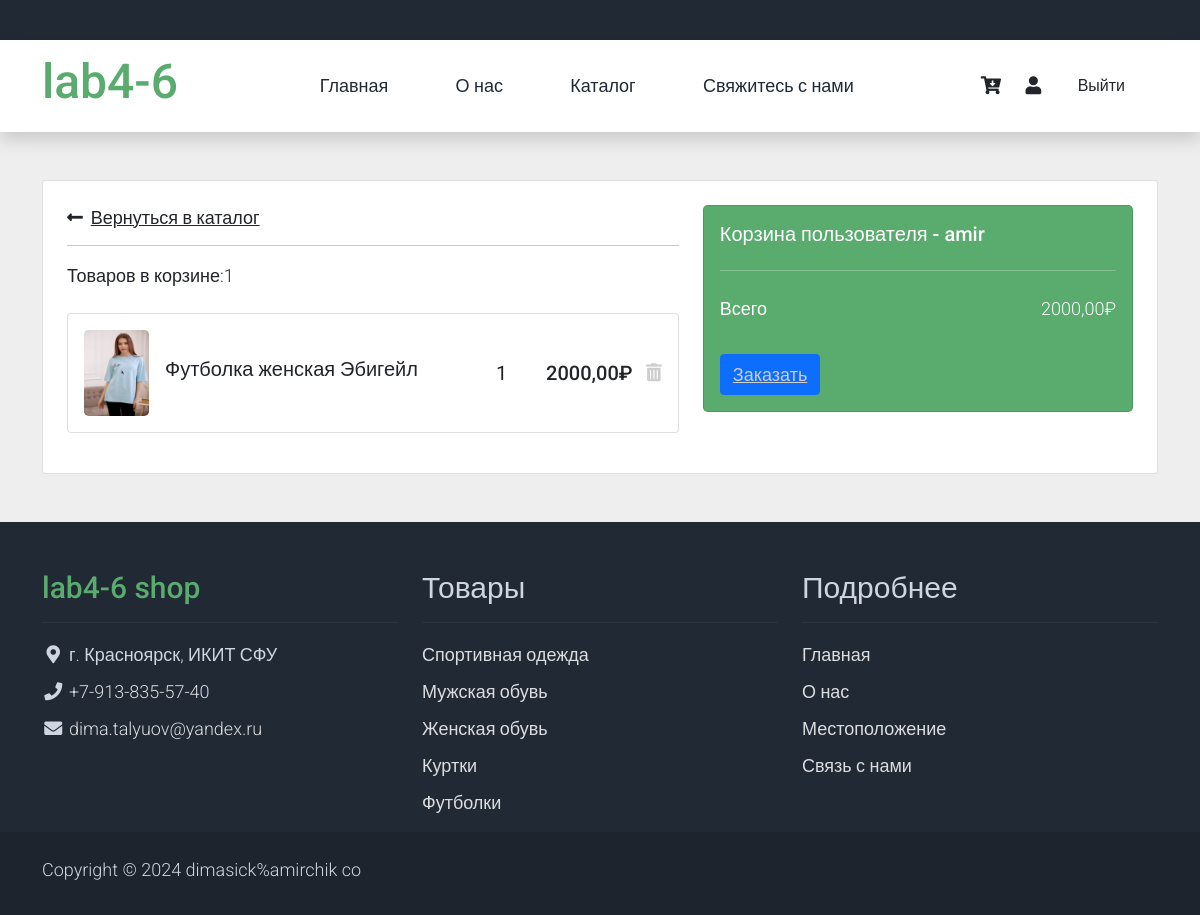
Page /users/bucket/ (signed in) on the committed database.
### products/models.py (models this page shows, shortened)
class Basket(models.Model):
    user = models.ForeignKey(to = User, on_delete=models.CASCADE)
    product = models.ForeignKey(to = Product, on_delete=models.CASCADE)
    quantity = models.PositiveIntegerField(default=0)
    objects = BasketQuerySet.as_manager()
    def sum(self):
        return self.product.price * self.quantity

class Product(models.Model):
    name = models.CharField(max_length=256)
    sex = models.CharField(max_length=1)
    price = models.DecimalField(max_digits=10, decimal_places=2)
    quantity = models.PositiveIntegerField(default=0)
    image = models.ImageField(upload_to='product_images')
    category = models.ForeignKey(to = Product_Category, on_delete=models.CASCADE)

### users/models.py (models this page shows)
class User(AbstractUser):
    image = models.ImageField(upload_to='users_images', null = True, blank = True)

### users/views.py (the view)
# urls.py: path('bucket/', bucket, name = 'bucket'),
def bucket(request):
    username = auth.get_user(request)
    basket = Basket.objects.filter(user = request.user)
    countof_basket_elems = len(list(Basket.objects.filter(user=request.user)))
    context = {'user': username, 'basket': basket, 'basket_count': countof_basket_elems}
    return render(request, 'users/bucket.html', context)

### products/models.py (called while the page is built)
    def total_sum(self):
        return sum(bask.sum() for bask in self)

### users/templates/users/bucket.html (shortened to what this page needs)
{% extends 'users/base.html' %}
{% load static %}
{% block content %}
<section class="h-100 h-custom" style="background-color: #eee;">
  <div class="container py-5 h-100">
    <div class="row d-flex justify-content-center align-items-center h-100">
      <div class="col">
        <div class="card">
          <div class="card-body p-4">
            <div class="row">
              <div class="col-lg-7">
                <h5 class="mb-3"><a href="{% url 'products:index' %}" class="text-body"><i
                      class="fas fa-long-arrow-alt-left me-2"></i>Вернуться в каталог</a></h5>
                <hr>
              {% if basket %}
                <div class="d-flex justify-content-between align-items-center mb-4">
                  <div>
                    <p class="mb-0">Товаров в корзине:{{ basket_count }}</p>
                  </div>
                </div>
                {% for bask in basket %}
                <div class="card mb-3">
                  <div class="card-body">
                    <div class="d-flex justify-content-between">
                      <div class="d-flex flex-row align-items-center">
                        <div>
                          <img
                            src="{{ bask.product.image.url }}"
                            class="img-fluid rounded-3" alt="Shopping item" style="width: 65px;">
                        </div>
                        <div class="ms-3">
                          <h5>{{ bask.product.name }}</h5>
                        </div>
                      </div>
                      <div class="d-flex flex-row align-items-center">
                        <div style="width: 50px;">
                          <h5 class="fw-normal mb-0">{{ bask.quantity }}</h5>
                        </div>
                        <div style="width: 100px;">
                          <h5 class="mb-0">{{ bask.sum }}₽</h5>
                        </div>
                        <a href="{% url 'products:basket_remove' bask.id %}" style="color: #cecece;"><i class="fas fa-trash-alt"></i></a>
                      </div>
                    </div>
                  </div>
                </div>
                {% endfor %}
              {% else %}
                <div class="d-flex justify-content-between align-items-center mb-4">
                  <div>
                    <p class="mb-0">Корзина пуста</p>
                  </div>
                </div>
              {% endif %}
              </div>
              <div class="col-lg-5">
                <div class="card bg-success text-white rounded-3">
                  <div class="card-body">
                    <div class="d-flex justify-content-between align-items-center mb-4">
                      <h5 class="mb-0">Корзина пользователя - {{ user }}</h5>
                    </div>
                    <hr class="my-4">
                    <div class="d-flex justify-content-between mb-4">
                      <p class="mb-2">Всего</p>
                      <p class="mb-2">{{ basket.total_sum }}₽</p>
                    </div>
                    <button type="button" class="btn btn-primary">
                          <a href="{% url 'products:make_order'%}" style="color: #cecece">Заказать</a>
                    </button>
                  </div>
                </div>
              </div>
            </div>
          </div>
        </div>
      </div>
    </div>
  </div>
</section>
{% endblock %}

### static/assets/css/templatemo.css (style rules this page uses)
body, ul, li, p, a, label, input, div { font-family: 'Roboto', sans-serif; font-size: 18px !important; font-weight: 300 !important; }
.bg-success { background-color: #59ab6e !important; }

### rows in the picture
Basket: product.image (picture), product.name "Футболка женская Эбигейл", quantity "1", sum "2000,00", total_sum "2000,00"
User: username "amir"

### other values in the picture
{{ basket_count }} "1"
